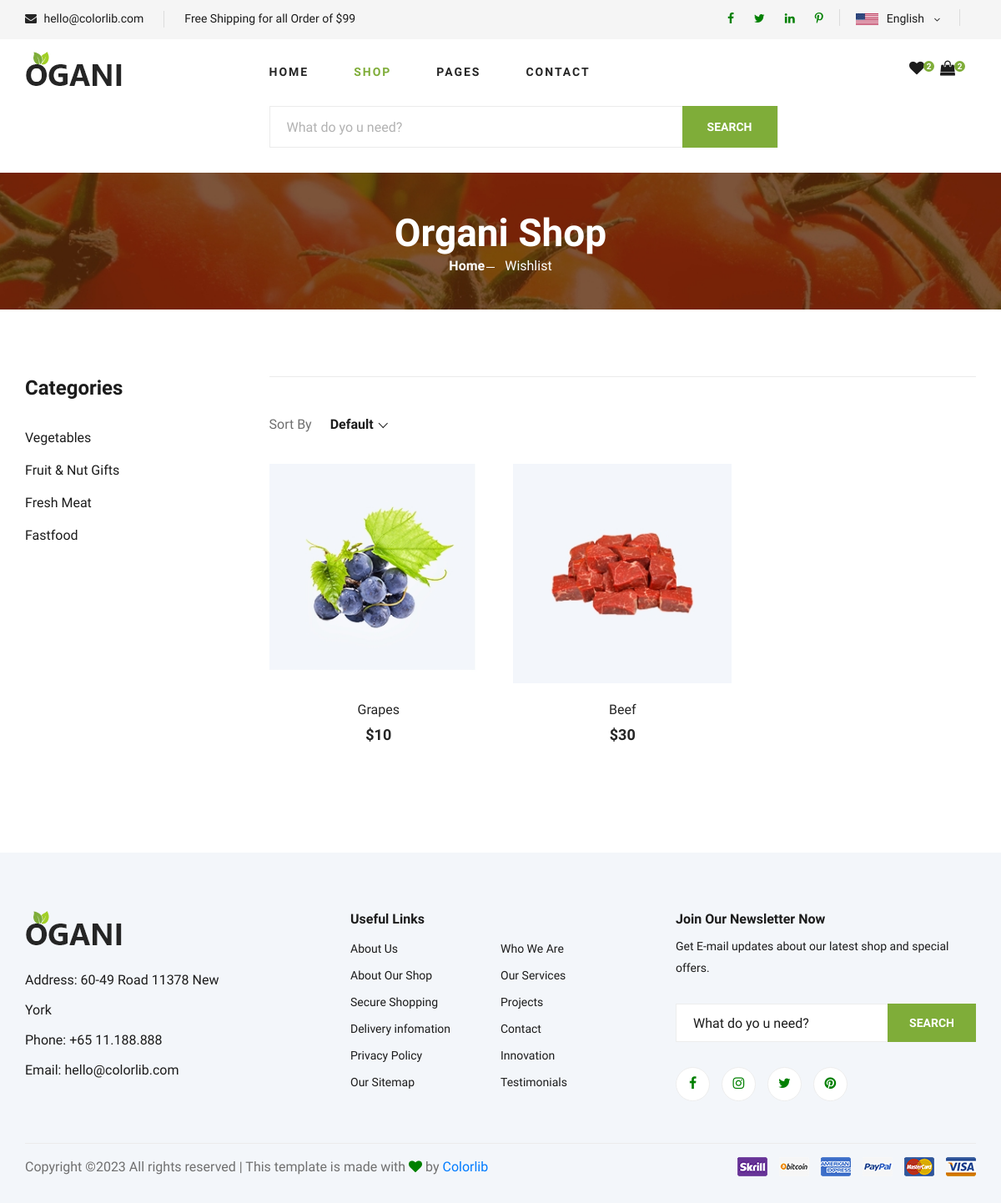
The page /wishlist (signed in) on the database its author committed.
### fresh/models.py (models this page shows, shortened)
class Category(models.Model):
    cname = models.CharField(max_length=100)
    category_image = models.ImageField(upload_to='media/', null=True)

class Wishlist(models.Model):
    user = models.ForeignKey(User, on_delete=models.CASCADE)
    products = models.ForeignKey(Product, on_delete=models.CASCADE)
    created_at = models.DateField(auto_now_add=True)

class Product(models.Model):
    pname = models.CharField(max_length=100)
    price = models.IntegerField()
    category = models.ForeignKey(Category, on_delete=models.CASCADE)
    image = models.ImageField(upload_to='media/', null=True)
    description = models.CharField(max_length=500, null=True)
    availability = models.CharField(max_length=100, null=True)
    quantity = models.CharField(max_length=10, null=True)

### fresh/views.py (the view)
# urls.py: path('wishlist', views.wishlist, name='wishlist'),
def wishlist(request):
    wishlist_items = Wishlist.objects.filter(user=request.user)
    category_list = Category.objects.all()
    wishlist_quantity = Wishlist.objects.all().count()
    cart_quantity = Cart.objects.all().count()
    context = {'wishlist_items': wishlist_items, 'category_list': category_list,
               'wishlist_quantity': wishlist_quantity, 'cart_quantity': cart_quantity}
    return render(request, "wishlist.html", context)

### templates/wishlist.html (shortened to what this page needs)
 {% load static %}
<!DOCTYPE html>
<html lang="zxx">
<head>
    <link rel="stylesheet" href="{% static 'css/bootstrap.min.css' %}" type="text/css">
    <link rel="stylesheet" href="{% static 'css/font-awesome.min.css' %}" type="text/css">
    <link rel="stylesheet" href="{% static 'css/elegant-icons.css' %}" type="text/css">
    <link rel="stylesheet" href="{% static 'css/nice-select.css' %}" type="text/css">
    <link rel="stylesheet" href="{% static 'css/jquery-ui.min.css' %}" type="text/css">
    <link rel="stylesheet" href="{% static 'css/owl.carousel.min.css' %}" type="text/css">
    <link rel="stylesheet" href="{% static 'css/slicknav.min.css' %}" type="text/css">
    <link rel="stylesheet" href="{% static 'css/style.css' %}" type="text/css">
</head>
<body>
    <header class="header">
        <div class="header__top">
            <div class="container">
                <div class="row">
                    <div class="col-lg-6">
                        <div class="header__top__left">
                            <ul>
                                <li><i class="fa fa-envelope"></i> hello@colorlib.com</li>
                                <li>Free Shipping for all Order of $99</li>
                            </ul>
                        </div>
                    </div>
                    <div class="col-lg-6">
                        <div class="header__top__right">
                            <div class="header__top__right__social">
                                <a href="#"><i class="fa fa-facebook"></i></a>
                                <a href="#"><i class="fa fa-twitter"></i></a>
                                <a href="#"><i class="fa fa-linkedin"></i></a>
                                <a href="#"><i class="fa fa-pinterest-p"></i></a>
                            </div>
                            <div class="header__top__right__language">
                                <img src="{% static 'img/language.png' %}" alt="">
                                <div>English</div>
                                <span class="arrow_carrot-down"></span>
                            </div>
                        </div>
                    </div>
                </div>
            </div>
        </div>
        <div class="container">
            <div class="row">
                <div class="col-lg-3">
                    <div class="header__logo">
                        <a href="/"><img src="{% static 'img/logo.png' %}" alt=""></a>
                    </div>
                </div>
                <div class="col-lg-6">
                    <nav class="header__menu">
                        <ul>
                            <li><a href="/">Home</a></li>
                            <li class="active"><a href="./shop">Shop</a></li>
                            <li><a href="#">Pages</a>
                            </li>
                            <li><a href="/contact">Contact</a></li>
                        </ul>
                    </nav>
                </div>
                <div class="col-lg-3">
                    <div class="header__cart">
                        <ul>
                            <li><a href="/wishlist"><i class="fa fa-heart"></i><span>{{wishlist_quantity}}</span></a></li>
                            <li><a href="/cart_items"><i class="fa fa-shopping-bag"></i><span>{{cart_quantity}}</span></a></li>
                        </ul>
                    </div>
                </div>
            </div>
        </div>
    </header>
    <section class="hero hero-normal">
        <div class="container">
            <div class="row">
                <div class="col-lg-3">
                </div>
                <div class="col-lg-9">
                    <div class="hero__search">
                        <div class="hero__search__form">
                            <form method="POST" action="{% url 'fresh:search_product' %}">
                                <input type="text" name="pname" placeholder="What do yo u need?">
                                <button type="submit" class="site-btn">SEARCH</button>
                            </form>
                        </div>
                    </div>
                </div>
            </div>
        </div>
    </section>
    <section class="breadcrumb-section set-bg" data-setbg="{% static 'img/breadcrumb.jpg' %}">
        <div class="container">
            <div class="row">
                <div class="col-lg-12 text-center">
                    <div class="breadcrumb__text">
                        <h2>Organi Shop</h2>
                        <div class="breadcrumb__option">
                            <a href="/">Home</a>
                            <span>Wishlist</span>
                        </div>
                    </div>
                </div>
            </div>
        </div>
    </section>
    <section class="product spad">
        <div class="container">
            <div class="row">
                <div class="col-lg-3 col-md-5">
                    <div class="sidebar">
                        <div class="sidebar__item">
                            <h4>Categories</h4>
                            <ul>
                             {% for category in category_list %}
                             <li><a href="{% url 'fresh:category' category.id %}">{{category.cname}}</a></li>
                             {% endfor %}
                        </ul>
                        </div>
                        <div class="sidebar__item">
                            <div class="latest-product__text">
                                <div class="latest-product__slider owl-carousel">
                                </div>
                            </div>
                        </div>
                    </div>
                </div>
                <div class="col-lg-9 col-md-7">
                    <div class="filter__item">
                        <div class="row">
                            <div class="col-lg-4 col-md-5">
                                <div class="filter__sort">
                                    <span>Sort By</span>
                                </div>
                            </div>
                        </div>
                    </div>
                    <div class="row">
                        {% for item in wishlist_items %}
                        <div class="col-lg-4 col-md-6 col-sm-6">
                            <div class="product__item">
                                <div class="product__item__pic set-bg">
                                    <img src="{{item.products.image.url}}" class="prod">
                                </div>
                                <div class="product__item__text">
                                    <h6><a href="{% url 'fresh:description' item.id %}">{{item.products.pname}}</a><br></h6>
                                    <h5>${{item.products.price}}</h5>
                                </div>
                            </div>
                        </div>
                        {% endfor %}
                </div>
            </div>
        </div>
    </section>
    <footer class="footer spad">
        <div class="container">
            <div class="row">
                <div class="col-lg-3 col-md-6 col-sm-6">
                    <div class="footer__about">
                        <div class="footer__about__logo">
                            <a href="/"><img src="{% static 'img/logo.png' %}" alt=""></a>
                        </div>
                        <ul>
                            <li>Address: 60-49 Road 11378 New York</li>
                            <li>Phone: +65 11.188.888</li>
                            <li>Email: hello@colorlib.com</li>
                        </ul>
                    </div>
                </div>
                <div class="col-lg-4 col-md-6 col-sm-6 offset-lg-1">
                    <div class="footer__widget">
                        <h6>Useful Links</h6>
                        <ul>
                            <li><a href="#">About Us</a></li>
                            <li><a href="#">About Our Shop</a></li>
                            <li><a href="#">Secure Shopping</a></li>
                            <li><a href="#">Delivery infomation</a></li>
                            <li><a href="#">Privacy Policy</a></li>
                            <li><a href="#">Our Sitemap</a></li>
                        </ul>
                        <ul>
                            <li><a href="#">Who We Are</a></li>
                            <li><a href="#">Our Services</a></li>
                            <li><a href="#">Projects</a></li>
                            <li><a href="#">Contact</a></li>
                            <li><a href="#">Innovation</a></li>
                            <li><a href="#">Testimonials</a></li>
                        </ul>
                    </div>
                </div>
                <div class="col-lg-4 col-md-12">
                    <div class="footer__widget">
                        <h6>Join Our Newsletter Now</h6>
                        <p>Get E-mail updates about our latest shop and special offers.</p>
                        <form method="POST" action="{% url 'fresh:search_product' %}">
                                <input type="text" name="pname" placeholder="What do yo u need?">
                                <button type="submit" class="site-btn">SEARCH</button>
                            </form>
                        <div class="footer__widget__social">
                            <a href="#"><i class="fa fa-facebook"></i></a>
                            <a href="#"><i class="fa fa-instagram"></i></a>
                            <a href="#"><i class="fa fa-twitter"></i></a>
                            <a href="#"><i class="fa fa-pinterest"></i></a>
                        </div>
                    </div>
                </div>
            </div>
            <div class="row">
                <div class="col-lg-12">
                    <div class="footer__copyright">
                        <div class="footer__copyright__text"><p>
  Copyright &copy;<script>document.write(new Date().getFullYear());</script> All rights reserved | This template is made with <i class="fa fa-heart" aria-hidden="true"></i> by <a href="https://colorlib.com" target="_blank">Colorlib</a>
  </p></div>
                        <div class="footer__copyright__payment"><img src="{% static 'img/payment-item.png' %}" alt=""></div>
                    </div>
                </div>
            </div>
        </div>
    </footer>
</body>
</html>

### templates/wishlist.html (style rules this page uses)
i { color:green }

### rows shown on the page
Category: cname "Vegetables"
Category: cname "Fruit & Nut Gifts"
Category: cname "Fresh Meat"
Category: cname "Fastfood"
Wishlist: products.image (picture), products.pname "Grapes", products.price "10"
Wishlist: products.image (picture), products.pname "Beef", products.price "30"

### other values the page prints
{{ wishlist_quantity }} "2"
{{ cart_quantity }} "2"
